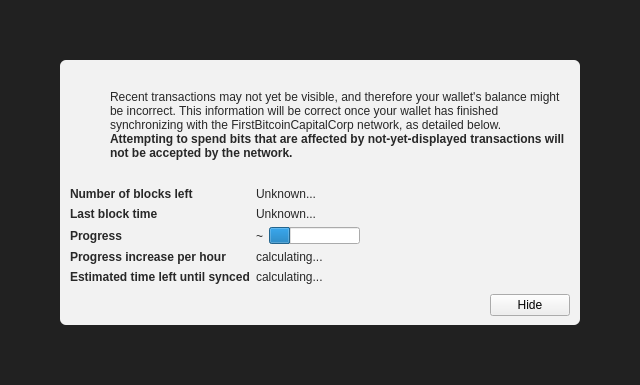
<?xml version="1.0" encoding="UTF-8"?>
<ui version="4.0">
 <class>ModalOverlay</class>
 <widget class="ModalOverlay" name="ModalOverlay">
  <property name="geometry">
   <rect>
    <x>0</x>
    <y>0</y>
    <width>640</width>
    <height>385</height>
   </rect>
  </property>
  <property name="windowTitle">
   <string>Form</string>
  </property>
  <layout class="QVBoxLayout" name="verticalLayout" stretch="0">
   <property name="sizeConstraint">
    <enum>QLayout::SetDefaultConstraint</enum>
   </property>
   <property name="leftMargin">
    <number>0</number>
   </property>
   <property name="topMargin">
    <number>0</number>
   </property>
   <property name="rightMargin">
    <number>0</number>
   </property>
   <property name="bottomMargin">
    <number>0</number>
   </property>
   <item>
    <widget class="QWidget" name="bgWidget" native="true">
     <property name="styleSheet">
      <string notr="true">#bgWidget { background: rgba(0,0,0,220); }</string>
     </property>
     <layout class="QVBoxLayout" name="verticalLayoutMain" stretch="1">
      <property name="leftMargin">
       <number>60</number>
      </property>
      <property name="topMargin">
       <number>60</number>
      </property>
      <property name="rightMargin">
       <number>60</number>
      </property>
      <property name="bottomMargin">
       <number>60</number>
      </property>
      <item>
       <widget class="QWidget" name="contentWidget" native="true">
        <property name="styleSheet">
         <string notr="true">#contentWidget { background: rgba(255,255,255,240); border-radius: 6px; }

QLabel { color: rgb(40,40,40);  }</string>
        </property>
        <layout class="QVBoxLayout" name="verticalLayoutSub" stretch="1,0,0,0">
         <property name="spacing">
          <number>0</number>
         </property>
         <property name="leftMargin">
          <number>10</number>
         </property>
         <property name="topMargin">
          <number>10</number>
         </property>
         <property name="rightMargin">
          <number>10</number>
         </property>
         <property name="bottomMargin">
          <number>10</number>
         </property>
         <item>
          <layout class="QHBoxLayout" name="horizontalLayoutIconText" stretch="0,1">
           <property name="topMargin">
            <number>20</number>
           </property>
           <item>
            <layout class="QVBoxLayout" name="verticalLayoutIcon">
             <property name="leftMargin">
              <number>0</number>
             </property>
             <item>
              <widget class="QPushButton" name="warningIcon">
               <property name="enabled">
                <bool>false</bool>
               </property>
               <property name="text">
                <string/>
               </property>
               <property name="icon">
                <iconset>
                 <normaloff>:/icons/warning</normaloff>
                 <disabledoff>:/icons/warning</disabledoff>:/icons/warning</iconset>
               </property>
               <property name="iconSize">
                <size>
                 <width>48</width>
                 <height>48</height>
                </size>
               </property>
               <property name="flat">
                <bool>true</bool>
               </property>
              </widget>
             </item>
             <item>
              <spacer name="verticalSpacerWarningIcon">
               <property name="orientation">
                <enum>Qt::Vertical</enum>
               </property>
               <property name="sizeHint" stdset="0">
                <size>
                 <width>20</width>
                 <height>40</height>
                </size>
               </property>
              </spacer>
             </item>
            </layout>
           </item>
           <item>
            <layout class="QVBoxLayout" name="verticalLayoutInfoText">
             <property name="leftMargin">
              <number>0</number>
             </property>
             <property name="topMargin">
              <number>0</number>
             </property>
             <item>
              <widget class="QLabel" name="infoText">
               <property name="text">
                <string>Recent transactions may not yet be visible, and therefore your wallet's balance might be incorrect. This information will be correct once your wallet has finished synchronizing with the FirstBitcoinCapitalCorp network, as detailed below.</string>
               </property>
               <property name="textFormat">
                <enum>Qt::RichText</enum>
               </property>
               <property name="wordWrap">
                <bool>true</bool>
               </property>
              </widget>
             </item>
             <item>
              <widget class="QLabel" name="infoTextStrong">
               <property name="font">
                <font>
                 <weight>75</weight>
                 <bold>true</bold>
                </font>
               </property>
               <property name="text">
                <string>Attempting to spend bits that are affected by not-yet-displayed transactions will not be accepted by the network.</string>
               </property>
               <property name="textFormat">
                <enum>Qt::RichText</enum>
               </property>
               <property name="wordWrap">
                <bool>true</bool>
               </property>
              </widget>
             </item>
             <item>
              <spacer name="verticalSpacerInTextSpace">
               <property name="orientation">
                <enum>Qt::Vertical</enum>
               </property>
               <property name="sizeHint" stdset="0">
                <size>
                 <width>20</width>
                 <height>40</height>
                </size>
               </property>
              </spacer>
             </item>
            </layout>
           </item>
          </layout>
         </item>
         <item>
          <spacer name="verticalSpacerAfterText">
           <property name="orientation">
            <enum>Qt::Vertical</enum>
           </property>
           <property name="sizeHint" stdset="0">
            <size>
             <width>20</width>
             <height>40</height>
            </size>
           </property>
          </spacer>
         </item>
         <item>
          <layout class="QFormLayout" name="formLayout">
           <property name="fieldGrowthPolicy">
            <enum>QFormLayout::FieldsStayAtSizeHint</enum>
           </property>
           <property name="horizontalSpacing">
            <number>6</number>
           </property>
           <property name="verticalSpacing">
            <number>6</number>
           </property>
           <property name="topMargin">
            <number>10</number>
           </property>
           <item row="0" column="0">
            <widget class="QLabel" name="labelNumberOfBlocksLeft">
             <property name="font">
              <font>
               <weight>75</weight>
               <bold>true</bold>
              </font>
             </property>
             <property name="text">
              <string>Number of blocks left</string>
             </property>
            </widget>
           </item>
           <item row="0" column="1">
            <widget class="QLabel" name="numberOfBlocksLeft">
             <property name="text">
              <string>Unknown...</string>
             </property>
            </widget>
           </item>
           <item row="1" column="0">
            <widget class="QLabel" name="labelLastBlockTime">
             <property name="font">
              <font>
               <weight>75</weight>
               <bold>true</bold>
              </font>
             </property>
             <property name="text">
              <string>Last block time</string>
             </property>
            </widget>
           </item>
           <item row="1" column="1">
            <widget class="QLabel" name="newestBlockDate">
             <property name="sizePolicy">
              <sizepolicy hsizetype="Maximum" vsizetype="Preferred">
               <horstretch>0</horstretch>
               <verstretch>0</verstretch>
              </sizepolicy>
             </property>
             <property name="text">
              <string>Unknown...</string>
             </property>
            </widget>
           </item>
           <item row="2" column="0">
            <widget class="QLabel" name="labelSyncDone">
             <property name="font">
              <font>
               <weight>75</weight>
               <bold>true</bold>
              </font>
             </property>
             <property name="text">
              <string>Progress</string>
             </property>
            </widget>
           </item>
           <item row="2" column="1">
            <layout class="QHBoxLayout" name="horizontalLayoutSync" stretch="0,1">
             <item>
              <widget class="QLabel" name="percentageProgress">
               <property name="text">
                <string notr="true">~</string>
               </property>
              </widget>
             </item>
             <item>
              <widget class="QProgressBar" name="progressBar">
               <property name="value">
                <number>24</number>
               </property>
               <property name="format">
                <string/>
               </property>
              </widget>
             </item>
            </layout>
           </item>
           <item row="4" column="0">
            <widget class="QLabel" name="labelProgressIncrease">
             <property name="font">
              <font>
               <weight>75</weight>
               <bold>true</bold>
              </font>
             </property>
             <property name="text">
              <string>Progress increase per hour</string>
             </property>
            </widget>
           </item>
           <item row="4" column="1">
            <widget class="QLabel" name="progressIncreasePerH">
             <property name="text">
              <string>calculating...</string>
             </property>
            </widget>
           </item>
           <item row="5" column="0">
            <widget class="QLabel" name="labelEstimatedTimeLeft">
             <property name="font">
              <font>
               <weight>75</weight>
               <bold>true</bold>
              </font>
             </property>
             <property name="text">
              <string>Estimated time left until synced</string>
             </property>
            </widget>
           </item>
           <item row="5" column="1">
            <widget class="QLabel" name="expectedTimeLeft">
             <property name="text">
              <string>calculating...</string>
             </property>
            </widget>
           </item>
          </layout>
         </item>
         <item>
          <layout class="QHBoxLayout" name="horizontalLayoutButtons">
           <property name="leftMargin">
            <number>10</number>
           </property>
           <property name="topMargin">
            <number>10</number>
           </property>
           <item>
            <spacer name="horizontalSpacer">
             <property name="orientation">
              <enum>Qt::Horizontal</enum>
             </property>
             <property name="sizeHint" stdset="0">
              <size>
               <width>40</width>
               <height>20</height>
              </size>
             </property>
            </spacer>
           </item>
           <item>
            <widget class="QPushButton" name="closeButton">
             <property name="text">
              <string>Hide</string>
             </property>
            </widget>
           </item>
          </layout>
         </item>
        </layout>
       </widget>
      </item>
     </layout>
    </widget>
   </item>
  </layout>
 </widget>
 <customwidgets>
  <customwidget>
   <class>ModalOverlay</class>
   <extends>QWidget</extends>
   <header>modaloverlay.h</header>
   <container>1</container>
  </customwidget>
 </customwidgets>
 <resources/>
 <connections/>
</ui>
